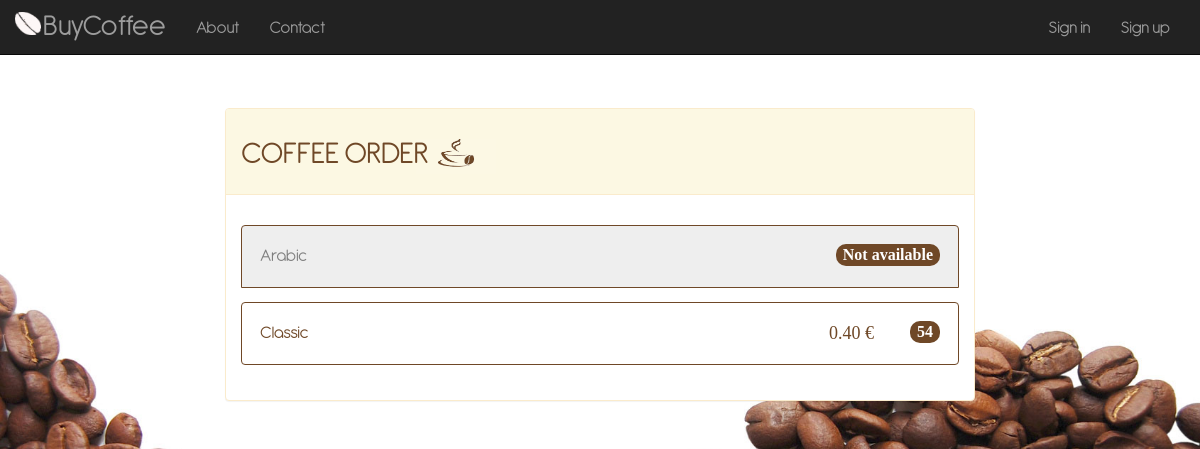
/coffee/, run on an earlier commit of the app's database.
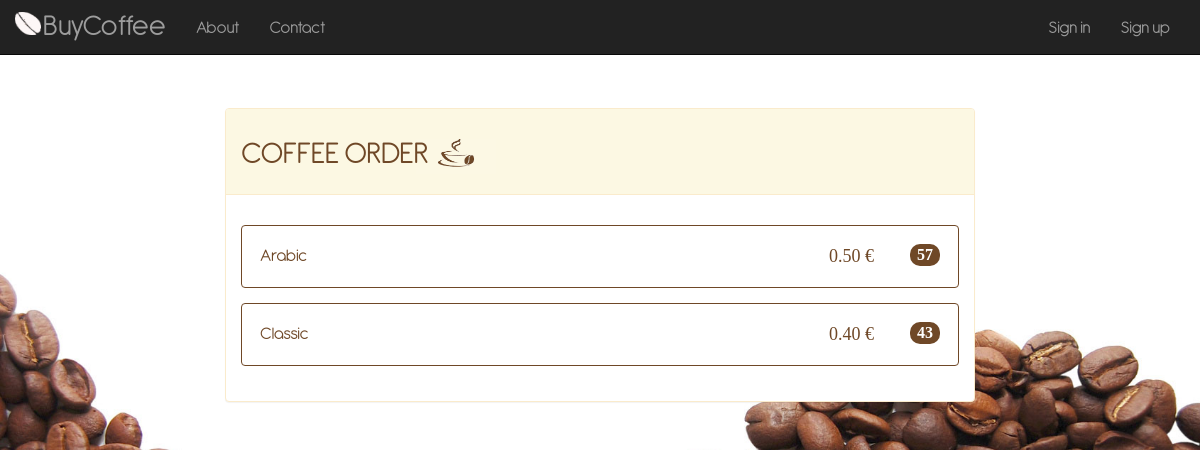
And on a later commit of the database.
### coffee/models.py (models this page shows, shortened)
class CoffeeCapsule(models.Model):
    coffeeType = models.CharField('Type', choices=COFFEE_CHOICES, max_length=25)
    additionDate = models.DateTimeField('addition date', default=timezone.now)
    expirationDate = models.DateTimeField('expiration date')
    coffeeDescription = models.TextField('Description', max_length=400, help_text="Insert a brief product description")
    coffeePrice = models.DecimalField('Price', max_digits=4, decimal_places=2, default=0.50)
    coffeeQuantity = models.PositiveSmallIntegerField('Quantity', default=1, editable=True)
    coffeeImage = models.ImageField(blank=True, null=True)
    def isExpired(self):
        if self.expirationDate > timezone.now():
            return False
        else:
            return True

### coffee/views.py (the view)
# urls.py: path('', views.index, name='index'),
def index(request):
    coffee_list = CoffeeCapsule.objects.all().values('coffeeType', 'coffeePrice').annotate(coffeeQuantity=Sum('coffeeQuantity'), firstExpired=Value(False, BooleanField()))
    for capsule in coffee_list:
        if CoffeeCapsule.objects.filter(coffeeType=capsule['coffeeType']).order_by('additionDate')[0].isExpired():
            capsule['firstExpired'] = True
    return render(request, 'coffee/index.html', {'coffee_list': coffee_list})

### coffee/templates/coffee/index.html (shortened to what this page needs)
<!doctype html>
<html>
    <head>
        {% load static %}
        <link href="{% static '/coffee/css/bootstrap.min.css' %}" rel="stylesheet" type="text/css">
        <link href="{% static '/coffee/css/custom.css' %}" rel="stylesheet" type="text/css">
    </head>
    <body>
    <nav class="navbar navbar-inverse navbar-fixed-top" role="navigation">
        <div class="container">
            <div class="navbar-header">
                <a class="navbar-brand" href="{% url 'index' %}">
                    BuyCoffee
                </a>
            </div>
            <div class="collapse navbar-collapse" id="bs-example-navbar-collapse-1">
                <ul class="nav navbar-nav">
                    <li>
                        <a href="{% url 'about' %}">About</a>
                    </li>
                    <li>
                        <a href="{% url 'contact' %}">Contact</a>
                    </li>
                </ul>
                {% if user.is_authenticated %}
                    <ul class="nav navbar-nav navbar-right">
                        <li>
                            <a id="signup" href="{% url 'account' %}">Account</a>
                        </li>
                        <li>
                            <a id="signup" href="{% url 'logout' %}">Logout</a>
                        </li>
                    </ul>
                {% else %}
                    <ul class="nav navbar-nav navbar-right">
                        <li>
                            <a id="signup" href="{% url 'log' %}">Sign in</a>
                        </li>
                        <li>
                            <a id="signup" href="{% url 'registration' %}">Sign up</a>
                        </li>
                    </ul>
                {% endif %}
            </div>
        </div>
    </nav>
        <div class="container-fluid">
            <div class="panel panel-warning">
                <div class="panel-heading">
                    <h1 id="title">COFFEE ORDER</h1>
                </div>
                <div id="panel-index-body" class="panel-body">
                    {% load static %}
                    {% if coffee_list %}
                    <ul class="list-group">
                        {% for capsule in coffee_list %}
                            {% if capsule.coffeeQuantity is 0 or capsule.firstExpired %}
                                <button type="button" class="list-group-item disabled">
                                    <font color="#808080">{{ capsule.coffeeType }}</font>
                                    <span class="badge badge-primary badge-pill">Not available</span>
                                </button>
                            {% else %}
                                <a class="nounderline" href="{% url 'payment' capsule.coffeeType %}">
                                    <button type="button" class="list-group-item">
                                        <font color="#6F4827">{{ capsule.coffeeType }}</font>
                                        <span class="badge badge-primary badge-pill">{{ capsule.coffeeQuantity }}</span>
                                        <span id="priceId">{{ capsule.coffeePrice }} €</span>
                                    </button>
                                </a>
                            {% endif %}
                        {% endfor %}
                    </ul>
                    {% else %}
                    <ul class="list-group-item-warning">No capsule available.</ul>
                    {% endif %}
                </div>
            </div>
        </div>
    </body>
</html>

What changed in the data, as far as the page shows it:
changed CoffeeCapsule "Arabic": coffeeQuantity (not shown) → "57"; coffeePrice (not shown) → "0.50"; text "Not available" → "€"
changed CoffeeCapsule "Classic": coffeeQuantity "54" → "43"
